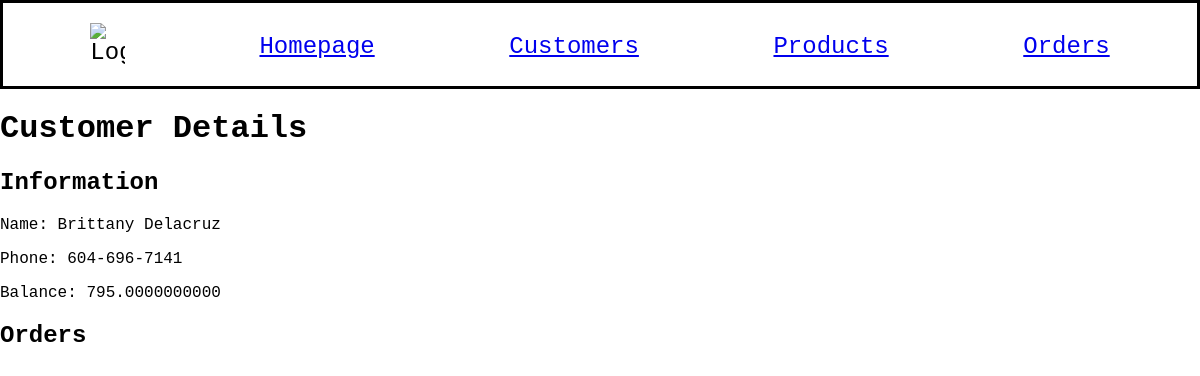
/customer/18, run on an earlier commit of the app's database.
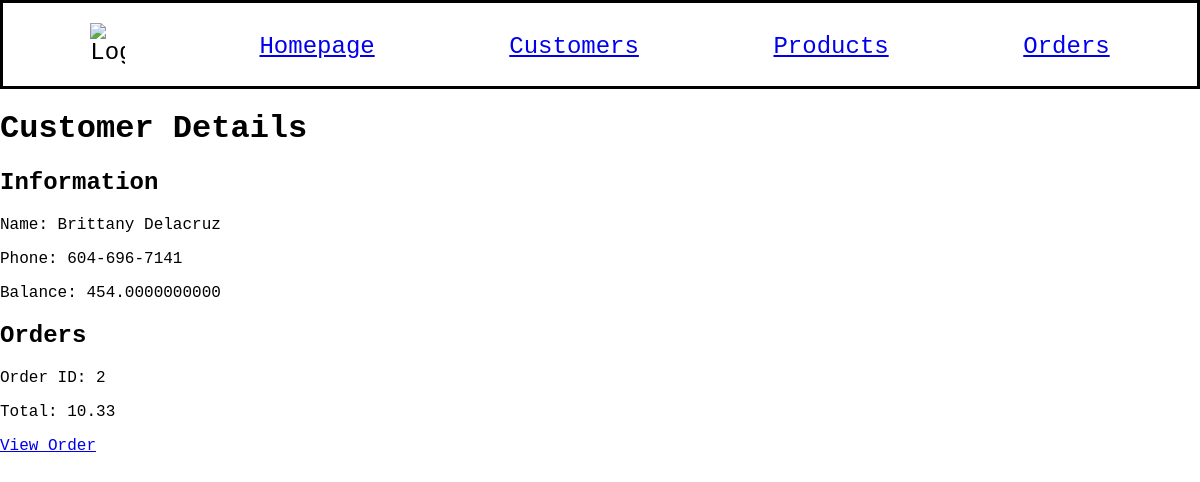
And on a later commit of the database.
### models.py (models this page shows, shortened)
class Customer(db.Model):
    id = mapped_column(Integer, primary_key=True)
    name = mapped_column(String(200), nullable=False, unique=True)
    phone = mapped_column(String(20), nullable=False)
    balance = mapped_column(Numeric, nullable=False, default=100)
    orders = relationship("Order")

class Order(db.Model):
    id = mapped_column(Integer, primary_key=True)
    customer_id = mapped_column(Integer, ForeignKey(Customer.id), nullable=False)
    created = mapped_column(DateTime, default=func.now())
    processed = mapped_column(DateTime, nullable=True, default=None)
    customer = relationship("Customer", back_populates="orders")
    items = relationship("ProductOrder", back_populates="order")
    strategy = mapped_column(String(20), nullable=False, default="adjust")

### app.py (the view)
@app.route("/customer/<int:customer_id>")
def customer_detail(customer_id):
    customer = Customer.query.get(customer_id)
    if customer is None:
        return "Customer not found", 404
    orders = Order.query.filter_by(customer_id=customer_id).all()
    for order in orders:
        order.total = sum([float(item.product.price) * float(item.quantity) for item in order.items])
    return render_template("customer_detail.html", customer=customer, orders=orders)

### templates/customer_detail.html
{% extends "base.html" %}
{% block content %}
<h1>Customer Details</h1>
<h2>Information</h2>
<p>Name: {{ customer.name }}</p>
<p>Phone: {{ customer.phone }}</p>
<p>Balance: {{ customer.balance }}</p>
<h2>Orders</h2>
{% for order in orders %}
<div>
    <p>Order ID: {{ order.id }}</p>
    <p>Total: {{ order.total }}</p>
    <a href="/order/{{ order.id }}">View Order</a>
</div>
{% endfor %}
{% endblock %}

What changed in the data, as far as the page shows it:
changed Customer "Brittany Delacruz": balance "795.0000000000" → "454.0000000000"
added Order: id "2", total "10.33"
